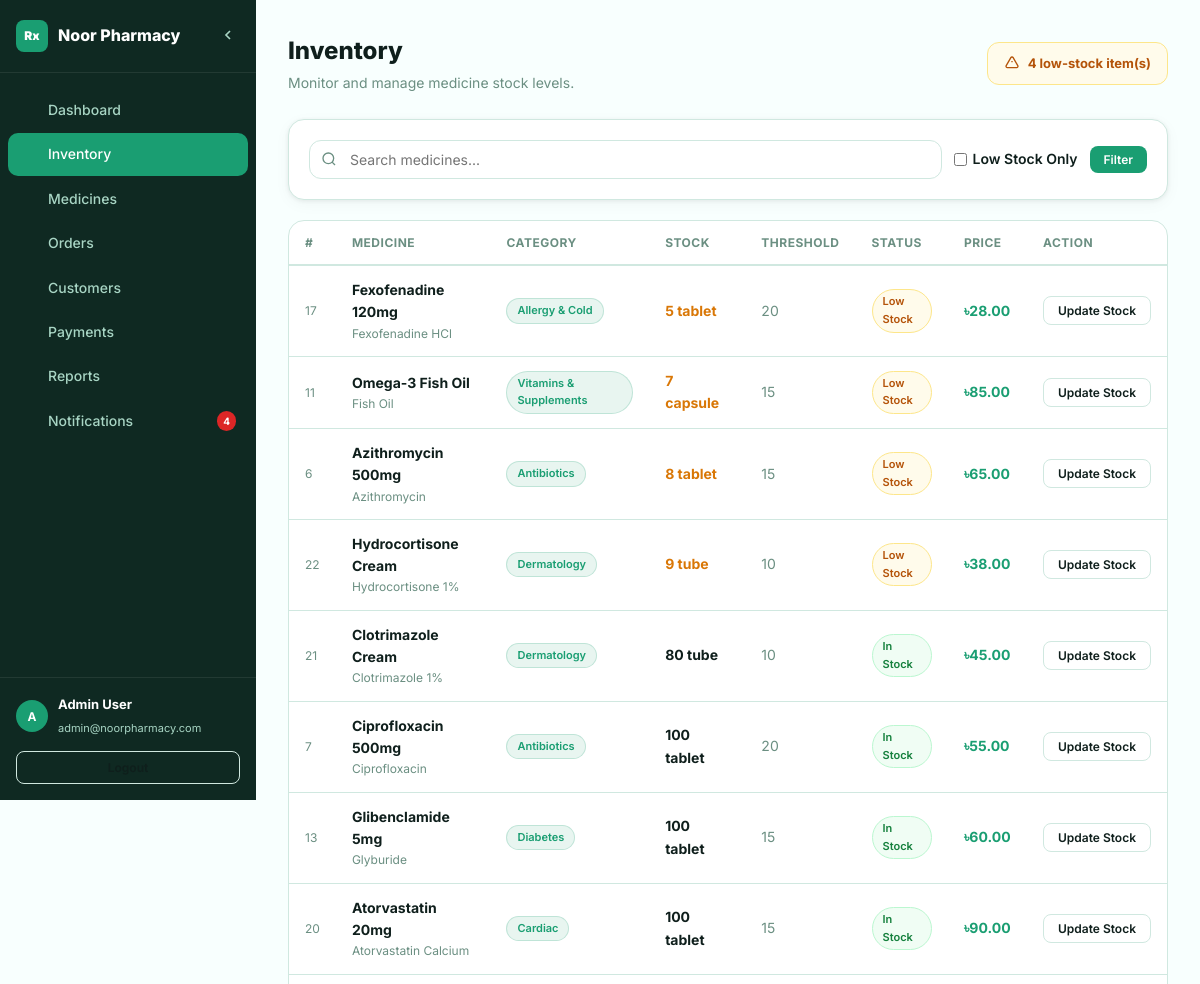
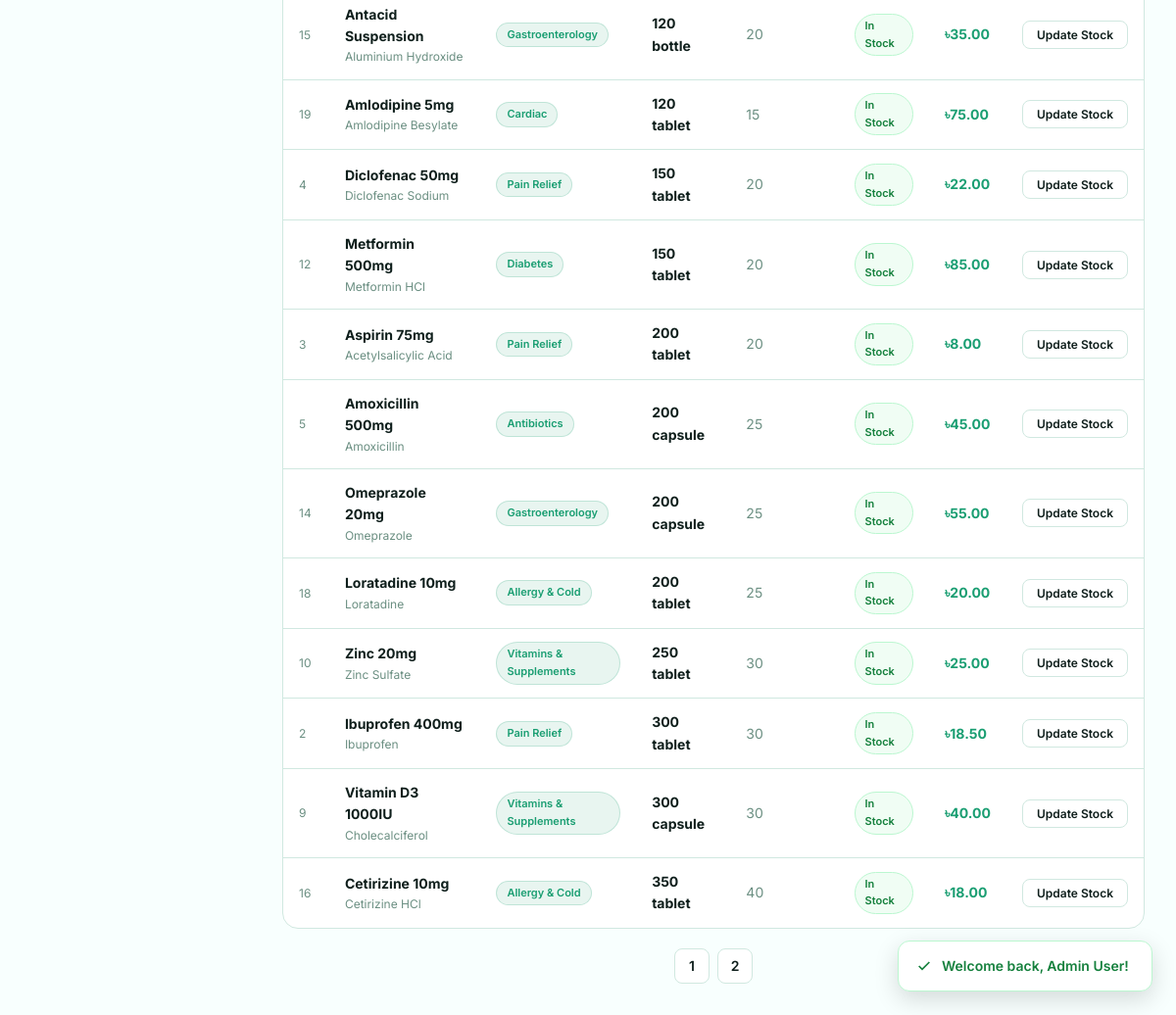
The page /admin/inventory.php (signed in) on the database its author committed (2 pictures, top to bottom).
### tables this page shows
CREATE TABLE IF NOT EXISTS users (
    id INT AUTO_INCREMENT PRIMARY KEY,
    name VARCHAR(255) NOT NULL,
    email VARCHAR(255) NOT NULL UNIQUE,
    password_hash VARCHAR(255) NOT NULL,
    role ENUM('admin','customer') NOT NULL DEFAULT 'customer',
    phone VARCHAR(50),
    address TEXT,
    created_at TIMESTAMP DEFAULT CURRENT_TIMESTAMP
);

CREATE TABLE IF NOT EXISTS medicines (
    id INT AUTO_INCREMENT PRIMARY KEY,
    name VARCHAR(255) NOT NULL,
    generic_name VARCHAR(255),
    description TEXT,
    category_id INT,
    price DECIMAL(10,2) NOT NULL DEFAULT 0,
    stock_quantity INT NOT NULL DEFAULT 0,
    low_stock_threshold INT NOT NULL DEFAULT 10,
    unit VARCHAR(50) DEFAULT 'tablet',
    manufacturer VARCHAR(255),
    requires_prescription TINYINT(1) DEFAULT 0,
    is_active TINYINT(1) DEFAULT 1,
    created_at TIMESTAMP DEFAULT CURRENT_TIMESTAMP,
    FOREIGN KEY (category_id) REFERENCES categories(id) ON DELETE SET NULL
);

CREATE TABLE IF NOT EXISTS categories (
    id INT AUTO_INCREMENT PRIMARY KEY,
    name VARCHAR(255) NOT NULL UNIQUE,
    description TEXT,
    created_at TIMESTAMP DEFAULT CURRENT_TIMESTAMP
);

### includes/db.php (called while the page is built, shortened)
<?php
function getDB() {
    static $conn = null;
    if ($conn === null) {
        $conn = new mysqli(DB_HOST, DB_USER, DB_PASS, DB_NAME);
        $conn->set_charset('utf8mb4');
    }
    return $conn;
}
function sanitize($value) {
    return htmlspecialchars(strip_tags(trim($value)));
}
function getCurrentUser() {
    $db = getDB();
    $stmt = $db->prepare("SELECT id, name, email, role, phone, address, created_at FROM users WHERE id = ?");
    $stmt->bind_param('i', $_SESSION['user_id']);
    $stmt->execute();
    return $stmt->get_result()->fetch_assoc();
}
function getUnreadNotifCount() {
    $db = getDB();
    $result = $db->query("SELECT COUNT(*) as cnt FROM notifications WHERE is_read = 0");
    $row = $result->fetch_assoc();
    return (int)$row['cnt'];
}

### admin/inventory.php (the view, shortened to what this page needs)
<?php
require_once '../includes/db.php';
$db = getDB();
$search = sanitize($_GET['search'] ?? '');
$lowOnly = isset($_GET['low_stock']);
$page = max(1,(int)($_GET['page']??1)); $perPage = 20; $offset = ($page-1)*$perPage;
$where = ["m.is_active=1"];
$whereSQL = 'WHERE '.implode(' AND ',$where);
$total = $db->query("SELECT COUNT(*) as c FROM medicines m $whereSQL")->fetch_assoc()['c'];
$totalPages = ceil($total/$perPage);
$medicines = $db->query("SELECT m.*, c.name as category_name FROM medicines m LEFT JOIN categories c ON c.id=m.category_id $whereSQL ORDER BY m.stock_quantity ASC LIMIT $perPage OFFSET $offset")->fetch_all(MYSQLI_ASSOC);
$lowCount = $db->query("SELECT COUNT(*) as c FROM medicines WHERE stock_quantity <= low_stock_threshold AND is_active=1")->fetch_assoc()['c'];
include '../includes/admin_header.php';
?>
<div class="admin-page-header">
  <div>
    <h1>Inventory</h1>
    <p>Monitor and manage medicine stock levels.</p>
  </div>
  <?php if ($lowCount > 0): ?>
  <div style="background:#fffbeb;border:1px solid #fde68a;border-radius:12px;padding:10px 16px;display:flex;align-items:center;gap:8px;font-size:13px;font-weight:700;color:#b45309">
    <svg width="16" height="16" fill="none" stroke="currentColor" stroke-width="2" viewBox="0 0 24 24"><path d="M12 9v2m0 4h.01m-6.938 4h13.856c1.54 0 2.502-1.667 1.732-3L13.732 4c-.77-1.333-2.694-1.333-3.464 0L3.34 16c-.77 1.333.192 3 1.732 3z"/></svg>
    <?= $lowCount ?> low-stock item(s)
  </div>
  <?php endif; ?>
</div>
<div class="card" style="padding:20px;margin-bottom:20px">
  <form method="GET" style="display:flex;gap:12px;flex-wrap:wrap;align-items:center">
    <div class="search-wrap" style="flex:1;min-width:200px">
      <svg fill="none" stroke="currentColor" stroke-width="2" viewBox="0 0 24 24"><circle cx="11" cy="11" r="8"/><path d="M21 21l-4.35-4.35"/></svg>
      <input type="text" name="search" class="form-control search-input" placeholder="Search medicines..." value="<?= htmlspecialchars($search) ?>">
    </div>
    <label style="display:flex;align-items:center;gap:6px;font-size:14px;cursor:pointer;font-weight:600">
      <input type="checkbox" name="low_stock" <?= $lowOnly?'checked':'' ?> onchange="this.form.submit()">
      Low Stock Only
    </label>
    <button type="submit" class="btn btn-primary btn-sm">Filter</button>
  </form>
</div>
<div class="table-wrap">
  <table class="data-table">
    <thead><tr><th>#</th><th>Medicine</th><th>Category</th><th>Stock</th><th>Threshold</th><th>Status</th><th>Price</th><th>Action</th></tr></thead>
    <tbody>
    <?php foreach ($medicines as $m): ?>
    <?php $lowStock = $m['stock_quantity'] <= $m['low_stock_threshold']; ?>
    <tr>
      <td style="color:var(--muted);font-size:12px"><?= $m['id'] ?></td>
      <td><p style="font-weight:700;font-size:14px"><?= htmlspecialchars($m['name']) ?></p><p style="font-size:12px;color:var(--muted)"><?= htmlspecialchars($m['generic_name']??'') ?></p></td>
      <td><span class="badge badge-primary"><?= htmlspecialchars($m['category_name']??'—') ?></span></td>
      <td style="font-weight:700;<?= $lowStock?'color:var(--warning)':'' ?>"><?= $m['stock_quantity'] ?> <?= htmlspecialchars($m['unit']) ?></td>
      <td style="color:var(--muted)"><?= $m['low_stock_threshold'] ?></td>
      <td><?php if ($m['stock_quantity'] <= 0): ?><span class="badge badge-danger">Out</span><?php elseif($lowStock): ?><span class="badge badge-warning">Low Stock</span><?php else: ?><span class="badge badge-success">In Stock</span><?php endif; ?></td>
      <td style="font-weight:700;color:var(--primary)">৳<?= number_format($m['price'],2) ?></td>
      <td>
        <button class="btn btn-outline btn-sm" data-open-modal="edit-<?= $m['id'] ?>">Update Stock</button>
      </td>
    </tr>
    <?php endforeach; ?>
    </tbody>
  </table>
</div>
<?php if ($totalPages > 1): ?>
<div class="pagination" style="margin-top:20px">
  <?php $base="?search=".urlencode($search).($lowOnly?'&low_stock=1':'');
  for($i=1;$i<=$totalPages;$i++): ?>
  <a href="<?= $base ?>&page=<?= $i ?>" class="page-btn <?= $i===$page?'active':'' ?>"><?= $i ?></a>
  <?php endfor; ?>
</div>
<?php endif; ?>
<?php include '../includes/admin_footer.php'; ?>

### includes/admin_header.php (shortened to what this page needs)
<?php
require_once __DIR__ . '/db.php';
$currentUser = getCurrentUser();
$unreadNotifs = getUnreadNotifCount();
$currentPage = basename($_SERVER['PHP_SELF'], '.php');
$icons = [
  'dashboard'     => '<path d="M3 13h8V3H3v10zm0 8h8v-6H3v6zm10 0h8V11h-8v10zm0-18v6h8V3h-8z"/>',
  'inventory'     => '<path d="M21 16V8a2 2 0 00-1-1.73l-7-4a2 2 0 00-2 0l-7 4A2 2 0 003 8v8a2 2 0 001 1.73l7 4a2 2 0 002 0l7-4A2 2 0 0021 16z"/><polyline points="3.27 6.96 12 12.01 20.73 6.96"/><line x1="12" y1="22.08" x2="12" y2="12"/>',
  'medicines'     => '<path d="M10.5 20H4a2 2 0 01-2-2V6a2 2 0 012-2h3.9a2 2 0 011.69.9l.81 1.2a2 2 0 001.67.9H20a2 2 0 012 2v2"/><circle cx="18" cy="18" r="3"/><path d="M18 15v3M18 21v-1.5M16.5 18H15M21 18h-1.5"/>',
  'orders'        => '<path d="M6 2L3 6v14a2 2 0 002 2h14a2 2 0 002-2V6l-3-4zM3 6h18M16 10a4 4 0 01-8 0"/>',
  'customers'     => '<path d="M17 21v-2a4 4 0 00-4-4H5a4 4 0 00-4 4v2M23 21v-2a4 4 0 00-3-3.87M16 3.13a4 4 0 010 7.75"/><circle cx="9" cy="7" r="4"/>',
  'payments'      => '<rect x="1" y="4" width="22" height="16" rx="2" ry="2"/><line x1="1" y1="10" x2="23" y2="10"/>',
  'reports'       => '<line x1="18" y1="20" x2="18" y2="10"/><line x1="12" y1="20" x2="12" y2="4"/><line x1="6" y1="20" x2="6" y2="14"/>',
  'notifications' => '<path d="M18 8A6 6 0 006 8c0 7-3 9-3 9h18s-3-2-3-9M13.73 21a2 2 0 01-3.46 0"/>',
];
?>
<!DOCTYPE html>
<html lang="en">
<head>
  <link rel="stylesheet" href="../assets/css/style.css">
</head>
<body>
<div class="admin-wrap">
  <aside class="sidebar" id="adminSidebar">
    <div class="sidebar-header">
      <div class="sidebar-logo">Rx</div>
      <span class="sidebar-title">Noor Pharmacy</span>
      <button class="sidebar-toggle" id="sidebarToggle" title="Collapse">
        <svg width="16" height="16" fill="none" stroke="currentColor" stroke-width="2.5" viewBox="0 0 24 24"><path d="M15 18l-6-6 6-6"/></svg>
      </button>
    </div>
    <nav class="sidebar-nav">
      <?php foreach (['dashboard'=>'Dashboard','inventory'=>'Inventory','medicines'=>'Medicines','orders'=>'Orders','customers'=>'Customers','payments'=>'Payments','reports'=>'Reports','notifications'=>'Notifications'] as $page => $label): ?>
      <a href="<?= $page ?>.php" class="sidebar-item <?= $currentPage === $page ? 'active' : '' ?>">
        <svg width="18" height="18" fill="none" stroke="currentColor" stroke-width="1.8" viewBox="0 0 24 24"><?= $icons[$page] ?></svg>
        <span><?= $label ?></span>
        <?php if ($page === 'notifications' && $unreadNotifs > 0): ?>
        <span class="notif-badge"><?= $unreadNotifs ?></span>
        <?php endif; ?>
      </a>
      <?php endforeach; ?>
    </nav>
    <div class="sidebar-footer">
      <div class="sidebar-user">
        <div class="avatar"><?= strtoupper(substr($currentUser['name'], 0, 1)) ?></div>
        <div class="sidebar-user-info">
          <p><?= htmlspecialchars($currentUser['name']) ?></p>
          <small><?= htmlspecialchars($currentUser['email']) ?></small>
        </div>
      </div>
      <a href="../logout.php" class="btn btn-outline btn-sm w-100 mt-3" style="margin-top:12px">Logout</a>
    </div>
  </aside>
  <main class="admin-main" id="adminMain">

### rows shown on the page
users: name "A", name "Admin User", email "admin@noorpharmacy.com"
medicines: id "17", name "Fexofenadine 120mg", generic_name "Fexofenadine HCl", category.name "Allergy & Cold", stock_quantity "5", unit "tablet", low_stock_threshold "20", shows "Low Stock", price "28.00"
medicines: id "11", name "Omega-3 Fish Oil", generic_name "Fish Oil", category.name "Vitamins & Supplements", stock_quantity "7", unit "capsule", low_stock_threshold "15", shows "Low Stock", price "85.00"
medicines: id "6", name "Azithromycin 500mg", generic_name "Azithromycin", category.name "Antibiotics", stock_quantity "8", unit "tablet", low_stock_threshold "15", shows "Low Stock", price "65.00"
medicines: id "22", name "Hydrocortisone Cream", generic_name "Hydrocortisone 1%", category.name "Dermatology", stock_quantity "9", unit "tube", low_stock_threshold "10", shows "Low Stock", price "38.00"
medicines: id "21", name "Clotrimazole Cream", generic_name "Clotrimazole 1%", category.name "Dermatology", stock_quantity "80", unit "tube", low_stock_threshold "10", shows "In Stock", price "45.00"
medicines: id "7", name "Ciprofloxacin 500mg", generic_name "Ciprofloxacin", category.name "Antibiotics", stock_quantity "100", unit "tablet", low_stock_threshold "20", shows "In Stock", price "55.00"
medicines: id "13", name "Glibenclamide 5mg", generic_name "Glyburide", category.name "Diabetes", stock_quantity "100", unit "tablet", low_stock_threshold "15", shows "In Stock", price "60.00"
medicines: id "20", name "Atorvastatin 20mg", generic_name "Atorvastatin Calcium", category.name "Cardiac", stock_quantity "100", unit "tablet", low_stock_threshold "15", shows "In Stock", price "90.00"
medicines: id "15", name "Antacid Suspension", generic_name "Aluminium Hydroxide", category.name "Gastroenterology", stock_quantity "120", unit "bottle", low_stock_threshold "20", shows "In Stock", price "35.00"
medicines: id "19", name "Amlodipine 5mg", generic_name "Amlodipine Besylate", category.name "Cardiac", stock_quantity "120", unit "tablet", low_stock_threshold "15", shows "In Stock", price "75.00"
medicines: id "4", name "Diclofenac 50mg", generic_name "Diclofenac Sodium", category.name "Pain Relief", stock_quantity "150", unit "tablet", low_stock_threshold "20", shows "In Stock", price "22.00"
medicines: id "12", name "Metformin 500mg", generic_name "Metformin HCl", category.name "Diabetes", stock_quantity "150", unit "tablet", low_stock_threshold "20", shows "In Stock", price "85.00"
medicines: id "3", name "Aspirin 75mg", generic_name "Acetylsalicylic Acid", category.name "Pain Relief", stock_quantity "200", unit "tablet", low_stock_threshold "20", shows "In Stock", price "8.00"
medicines: id "5", name "Amoxicillin 500mg", generic_name "Amoxicillin", category.name "Antibiotics", stock_quantity "200", unit "capsule", low_stock_threshold "25", shows "In Stock", price "45.00"
medicines: id "14", name "Omeprazole 20mg", generic_name "Omeprazole", category.name "Gastroenterology", stock_quantity "200", unit "capsule", low_stock_threshold "25", shows "In Stock", price "55.00"
medicines: id "18", name "Loratadine 10mg", generic_name "Loratadine", category.name "Allergy & Cold", stock_quantity "200", unit "tablet", low_stock_threshold "25", shows "In Stock", price "20.00"
medicines: id "10", name "Zinc 20mg", generic_name "Zinc Sulfate", category.name "Vitamins & Supplements", stock_quantity "250", unit "tablet", low_stock_threshold "30", shows "In Stock", price "25.00"
medicines: id "2", name "Ibuprofen 400mg", generic_name "Ibuprofen", category.name "Pain Relief", stock_quantity "300", unit "tablet", low_stock_threshold "30", shows "In Stock", price "18.50"
medicines: id "9", name "Vitamin D3 1000IU", generic_name "Cholecalciferol", category.name "Vitamins & Supplements", stock_quantity "300", unit "capsule", low_stock_threshold "30", shows "In Stock", price "40.00"
medicines: id "16", name "Cetirizine 10mg", generic_name "Cetirizine HCl", category.name "Allergy & Cold", stock_quantity "350", unit "tablet", low_stock_threshold "40", shows "In Stock", price "18.00"

### other values the page prints
$label "Dashboard"
$label "Inventory"
$label "Medicines"
$label "Orders"
$label "Customers"
$label "Payments"
$label "Reports"
$label "Notifications"
$unreadNotifs "4"
$lowCount "4"
